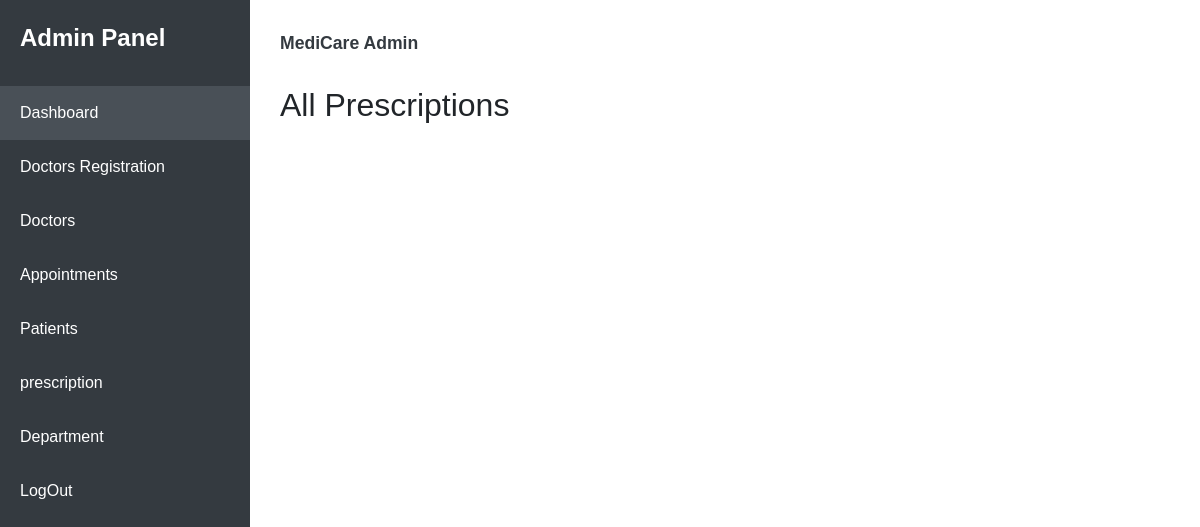
/view_all_prescription, run on an earlier commit of the app's database.
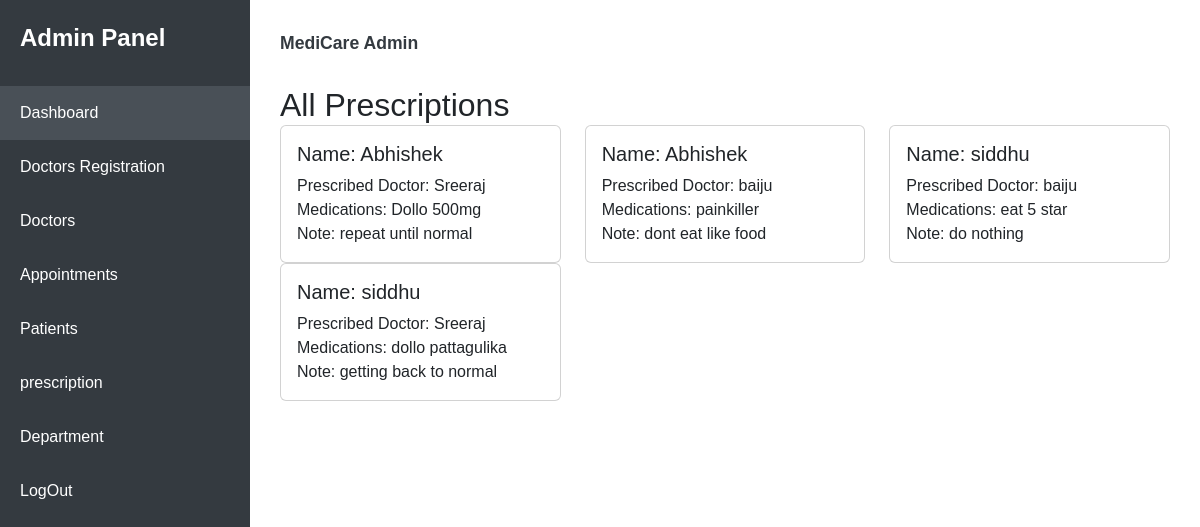
And on a later commit of the database.
### app/models.py (models this page shows)
class Prescription(models.Model):
    patient = models.ForeignKey(Patient, on_delete=models.CASCADE, related_name='prescriptions')
    doctor = models.ForeignKey(Doctor, on_delete=models.CASCADE)
    medications = models.TextField(help_text="List the medications prescribed.")
    date_prescribed = models.DateTimeField(auto_now_add=True)
    notes = models.TextField(blank=True, null=True, help_text="Any additional notes from the doctor.")

class Patient(models.Model):
    name = models.CharField(max_length=50)
    password = models.TextField()
    age = models.PositiveIntegerField(null=True, blank=True)
    gender = models.CharField(max_length=10, choices=[('Male', 'Male'), ('Female', 'Female'), ('Other', 'Other')])
    phone = models.CharField(max_length=15)
    email = models.EmailField()
    address = models.CharField(max_length=255)
    pincode = models.CharField(max_length=10)
    blood_group = models.CharField(max_length=5, blank=True, null=True)  # Optional blood group
    date_created = models.DateTimeField(auto_now_add=True, null= True)
    last_updated = models.DateTimeField(auto_now=True, null= True)

class Doctor(models.Model):
    department = models.ForeignKey(Department, related_name='doctors', on_delete=models.CASCADE)
    name = models.CharField(max_length=100)
    specialization = models.CharField(max_length=100)
    password = models.TextField()
    email = models.EmailField(unique=True,)

### app/views.py (the view)
# urls.py: path('view_all_prescription', views.view_all_prescription),
def view_all_prescription(req):
    pre=Prescription.objects.all()[::-1]
    return render( req,'admin/all_prescriptions.html',{'pre':pre})

### templates/admin/all_prescriptions.html (shortened to what this page needs)
<!DOCTYPE html>
<html lang="en">
<head>
    <link href="https://cdn.jsdelivr.net/npm/bootstrap@5.3.3/dist/css/bootstrap.min.css" rel="stylesheet">
</head>
<body>
    <div class="sidebar">
        <div class="logo">
            Admin Panel
        </div>
        <ul class="nav-links">
            <li><a href="admin_home" class="active">Dashboard</a></li>
            <li><a href="{% url 'register_doctor' %}">Doctors Registration</a></li>
            <li><a href="view_all_doctors">Doctors</a></li>
            <li><a href="admin_view_appointments">Appointments</a></li>
            <li><a href="view_all_patient">Patients</a></li>
            <li><a href="view_all_prescription">prescription</a></li>
            <li><a href="department">Department</a></li>
            <li><a href="logout">LogOut</a></li>
        </ul>
    </div>
<div class="main-content">
        <div class="header">
            <div class="user-profile">MediCare Admin</div>
        </div>
        <section>
            <h2 class="card-header">All Prescriptions</h2>
            <div class="row">
                {% for pre in pre %}
                <div class="col-md-4">
                    <div class="card">
                        <div class="card-body">
                            <h5 class="card-title">Name: {{ pre.patient.name }}</h5>
                            <div class="appointment-info">
                                <span>Prescribed Doctor:</span> {{ pre.doctor.name }}
                            </div>
                            <div class="appointment-info">
                                <span>Medications:</span> {{ pre.medications }}
                            </div>
                            <div class="appointment-info">
                                <span>Note:</span> {{ pre.notes }}
                            </div>
                        </div>
                    </div>
                </div>
                {% endfor %}
            </div>
        </section>
</div>
</body>
</html>

What changed in the data, as far as the page shows it:
added Prescription: patient.name "Abhishek", doctor.name "Sreeraj", medications "Dollo 500mg", notes "repeat until normal"
added Prescription: patient.name "Abhishek", doctor.name "baiju", medications "painkiller", notes "dont eat like food"
added Prescription: patient.name "siddhu", doctor.name "baiju", medications "eat 5 star", notes "do nothing"
added Prescription: patient.name "siddhu", doctor.name "Sreeraj", medications "dollo pattagulika", notes "getting back to normal"
